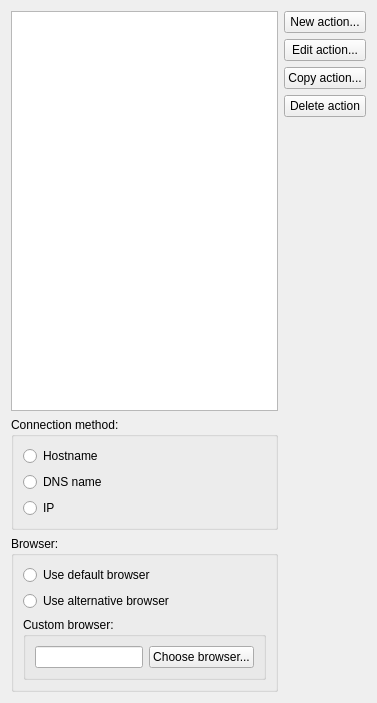
     <widget class="QWidget" name="tab_actions">
      <attribute name="title">
       <string>Actions</string>
      </attribute>
      <layout class="QGridLayout" name="gridLayout_6">
       <item row="0" column="0">
        <widget class="QListWidget" name="list_actions">
         <property name="sizePolicy">
          <sizepolicy hsizetype="MinimumExpanding" vsizetype="MinimumExpanding">
           <horstretch>0</horstretch>
           <verstretch>0</verstretch>
          </sizepolicy>
         </property>
         <property name="minimumSize">
          <size>
           <width>0</width>
           <height>400</height>
          </size>
         </property>
         <property name="resizeMode">
          <enum>QListView::Adjust</enum>
         </property>
        </widget>
       </item>
       <item row="0" column="2">
        <layout class="QVBoxLayout" name="verticalLayout_4">
         <item>
          <widget class="QPushButton" name="button_new_action">
           <property name="text">
            <string>New action...</string>
           </property>
          </widget>
         </item>
         <item>
          <widget class="QPushButton" name="button_edit_action">
           <property name="text">
            <string>Edit action...</string>
           </property>
          </widget>
         </item>
         <item>
          <widget class="QPushButton" name="button_copy_action">
           <property name="text">
            <string>Copy action...</string>
           </property>
          </widget>
         </item>
         <item>
          <widget class="QPushButton" name="button_delete_action">
           <property name="text">
            <string>Delete action</string>
           </property>
          </widget>
         </item>
         <item>
          <spacer name="verticalSpacer_2">
           <property name="orientation">
            <enum>Qt::Vertical</enum>
           </property>
           <property name="sizeHint" stdset="0">
            <size>
             <width>20</width>
             <height>40</height>
            </size>
           </property>
          </spacer>
         </item>
        </layout>
       </item>
       <item row="1" column="0">
        <widget class="QGroupBox" name="groupbox_connection_method">
         <property name="title">
          <string>Connection method:</string>
         </property>
         <layout class="QVBoxLayout" name="verticalLayout_5">
          <item>
           <widget class="QRadioButton" name="input_radiobutton_connect_by_host">
            <property name="text">
             <string>Hostname</string>
            </property>
           </widget>
          </item>
          <item>
           <widget class="QRadioButton" name="input_radiobutton_connect_by_dns">
            <property name="text">
             <string>DNS name</string>
            </property>
           </widget>
          </item>
          <item>
           <widget class="QRadioButton" name="input_radiobutton_connect_by_ip">
            <property name="text">
             <string>IP</string>
            </property>
           </widget>
          </item>
         </layout>
        </widget>
       </item>
       <item row="3" column="0">
        <spacer name="verticalSpacer_8">
         <property name="orientation">
          <enum>Qt::Vertical</enum>
         </property>
         <property name="sizeHint" stdset="0">
          <size>
           <width>0</width>
           <height>0</height>
          </size>
         </property>
        </spacer>
       </item>
       <item row="2" column="0">
        <widget class="QGroupBox" name="groupbox_browser">
         <property name="title">
          <string>Browser:</string>
         </property>
         <layout class="QVBoxLayout" name="verticalLayout_14">
          <item>
           <widget class="QRadioButton" name="input_radiobutton_use_default_browser">
            <property name="text">
             <string>Use default browser</string>
            </property>
           </widget>
          </item>
          <item>
           <widget class="QRadioButton" name="input_radiobutton_use_custom_browser">
            <property name="text">
             <string>Use alternative browser</string>
            </property>
           </widget>
          </item>
          <item>
           <widget class="QGroupBox" name="groupbox_custom_browser">
            <property name="title">
             <string>Custom browser:</string>
            </property>
            <layout class="QGridLayout" name="gridLayout_19">
             <item row="0" column="0">
              <widget class="QLineEdit" name="input_lineedit_custom_browser"/>
             </item>
             <item row="0" column="1">
              <widget class="QPushButton" name="button_choose_browser">
               <property name="text">
                <string>Choose browser...</string>
               </property>
              </widget>
             </item>
            </layout>
           </widget>
          </item>
         </layout>
        </widget>
       </item>
      </layout>
     </widget>
